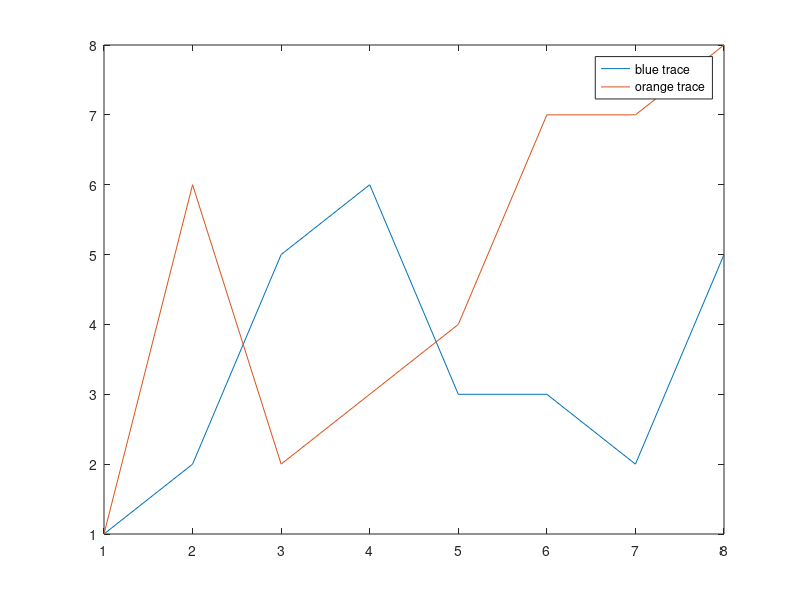

Reproduce this figure in MATLAB. (Note: this script raises an error after producing the figure.)

fig = figure; 
plot([1 2 3 4 5 6 7 8],[1 2 5 6 3 3 2 5]); 
hold on
plot([1 2 3 4 5 6 7 8],[1 6 2 3 4 7 7 8]); 
legend('blue trace','orange trace'); 
 
% PLOTLY 
response = fig2plotly(fig,'strip',1,'name','matlab_legend_inside');
plotly_url = response.url;
